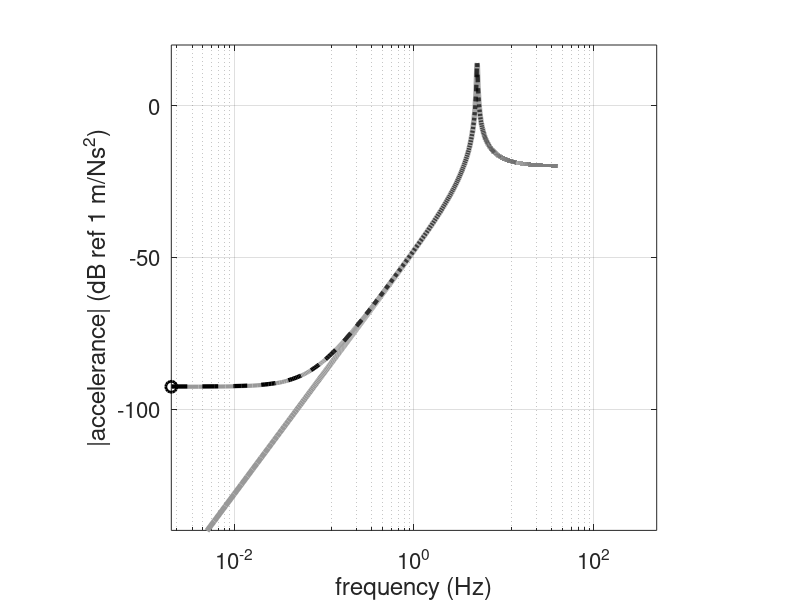
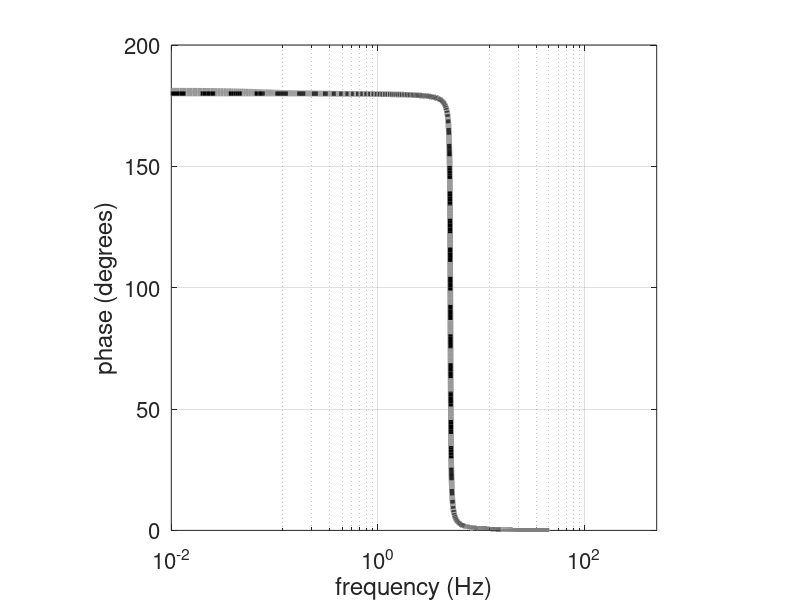

Source code (MATLAB) for these figures, in order:
clear all 

%% Parameters
m = 10;                              % see Matlab Example 3.1           
k = 10000;                             
z = 0.01; c = 2*z*sqrt(m*k);         % choose z=0.001 for light damping
wn = sqrt(k/m); wd = sqrt(1-z^2)*wn;     
fn = sqrt(k/m)/(2*pi);                 

%% Time and frequency parameters
T=100;T=500;                        % see Matlab example 3.1
fs=1000;                            % choose T=500 for low damping to avoid data Truncation
dt=1/fs; t=0:dt:T;                  
df=1/T; f=0:df:fs;                  
N=length(t);                              

%% Theoretical acceleration IRF
ha1= 1/(m*wd)*exp(-z*wn*t);
ha2=-(wd^2*sin(wd*t) + z*wn*wd*cos(wd*t));
ha3= -z*wn*(wd*cos(wd*t) - z*wn*sin(wd*t));
ha=ha1.*(ha2+ha3);
ha(1)=1/(dt*m)+ha(1);               % IRF including the delta function and oscillatory term


%% Calculation of DFT
Ha=dt*fft(ha);                      % calculation of accelerance FRF

%% Theoretical FRF
dff=df; fr=0:dff:fs;                % see Matlab example 3.1
w=2*pi*fr;                          
HA=-w.^2./(k-w.^2*m+j*w*c);         

%% Calculation of aliased response
for p=1:20;
 f1=(p-1)*fs:dff:p*fs;                            % frequency vector
 w1=2*pi*f1;
 HP(p,:)=-w1.^2./(k-w1.^2*m+j*w1*c)-1/m;          % aliased FRF for +ve frequencies
 AP(p,:)=-j*2*z*wn./(m*w1).*(1-exp(j*w1*dt/2)).*sinc(w1/(2*pi)*dt); 
 DP(p,:)=1/m*(sinc(w1/(2*pi)*dt)).^2;             % aliased additional component                  
 f2=-p*fs:dff:-(p-1)*fs;
 w2=2*pi*f2;
 HM(p,:)=-w2.^2./(k-w2.^2*m+j*w2*c)-1/m;          % aliased FRF for -ve frequencies
 AM(p,:)=-j*2*z*wn./(m*w2).*(1-exp(j*w2*dt/2)).*sinc(w2/(2*pi)*dt);
 DM(p,:)=1/m*(sinc(w2/(2*pi)*dt)).^2;             % aliased additional component
end
MP=sum(HP+AP+DP);MS=sum(HM+AM+DM);                % sum all aliases
HT1=MP+MS;                                        % total aliased FRF
HT=HT1(1:(N+1)/2);
HAA=[HT fliplr(conj(HT))];                        % double side spectrum
HA1=HAA(1:length(f));
H0=(1/m*(pi^2/3*fn^2/fs^2 - 2*pi*z*fn/fs));       % value of aliased FRF at f=0

%% Plot the results
figure (1)                                        % modulus
semilogx(fr,20*log10(abs(HA)),'linewidth',4,'Color',[.6 .6 .6])
hold on
semilogx(f,20*log10(abs(Ha)),'Color',[.6 .6 .6],'linewidth',3)
hold on
semilogx(f,20*log10(abs(HA1)),'--k','linewidth',3)
plot(df,20*log10(abs((2*pi*df)^2/k)),'ok','linewidth',2,'Markersize',8)
plot(df,20*log10(abs(H0)),'ok','linewidth',2,'Markersize',8)
xticks([1e-2 1e0 1e2])
axis([df,fs/2,-140,20])
set(gca,'fontsize',16)
xlabel('frequency (Hz)');
ylabel('|accelerance| (dB ref 1 m/Ns^2)');
grid;axis square

figure (2)                                        % phase  
semilogx(fr,180/pi*(angle(HA)),'linewidth',4,'Color',[.6 .6 .6])
hold on
semilogx(fr,360+180/pi*unwrap(angle(HT1)),'linewidth',4,'Color',[.6 .6 .6])
hold on
semilogx(f,180/pi*unwrap(angle(Ha)),'--k','linewidth',3)
xticks([1e-2 1e0 1e2])
grid,axis square
axis([0.01,fs/2,0,200])
set(gca,'fontsize',16)
xlabel('frequency (Hz)');
ylabel('phase (degrees)');
